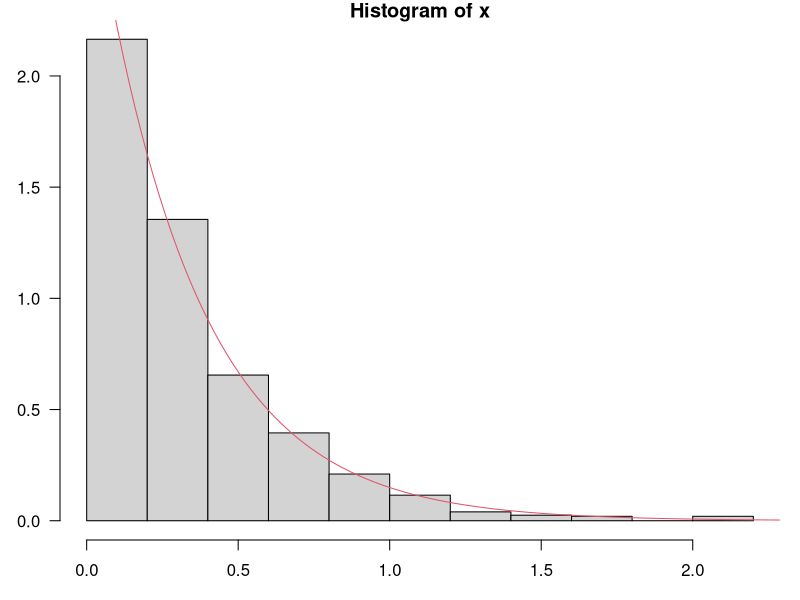

Write R code to recreate this figure.
# Simulate x~exp(lambda) using inverse-CDF method
lambda = 3
set.seed = 100
u = runif(1000)
x = -log(u)/lambda

# Theoretical and empirical histogram
postscript("lecture1-exp.ps",horiz=T,height=6,width=6)
par(mar=c(3,3,1,1),las=1)
hist(x,prob=T)
xg = seq(0,4,len=200)
lines(xg,dexp(xg,lambda),col=2)
dev.off()

# Theoretical and empirical quantiles
quant.theor = round(qexp(c(.025,.50,.975),lambda),3)
quant.empir = round(quantile(x,c(.025,.50,.975)),3)

# Theoretical and empirical moments
moment.theor = rep(round(1/lambda,3),2)
moment.empir = round(c(mean(x),sd(x)),3)

cat("\n")
cat("Theoretical Quantiles:", quant.theor,"\n")
cat("Empirical Quantiles:  ", quant.empir,"\n\n")
cat("Theoretical Moments:", moment.theor,"\n")
cat("Empirical Moments:  ", moment.empir,"\n\n")
